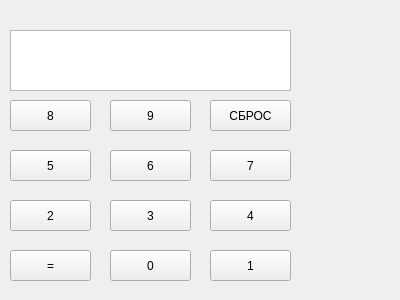
<?xml version="1.0" encoding="UTF-8"?>
<ui version="4.0">
 <class>Form</class>
 <widget class="QWidget" name="Form">
  <property name="geometry">
   <rect>
    <x>0</x>
    <y>0</y>
    <width>400</width>
    <height>300</height>
   </rect>
  </property>
  <property name="windowTitle">
   <string>Form</string>
  </property>
  <widget class="QPushButton" name="pushButton_3">
   <property name="geometry">
    <rect>
     <x>210</x>
     <y>100</y>
     <width>81</width>
     <height>31</height>
    </rect>
   </property>
   <property name="styleSheet">
    <string notr="true">
font: 12pt &quot;MS Shell Dlg 2&quot;;
</string>
   </property>
   <property name="text">
    <string>СБРОС</string>
   </property>
  </widget>
  <widget class="QPushButton" name="pushButton_4">
   <property name="geometry">
    <rect>
     <x>110</x>
     <y>250</y>
     <width>81</width>
     <height>31</height>
    </rect>
   </property>
   <property name="styleSheet">
    <string notr="true">
font: 12pt &quot;MS Shell Dlg 2&quot;;
</string>
   </property>
   <property name="text">
    <string>0</string>
   </property>
  </widget>
  <widget class="QPushButton" name="pushButton_5">
   <property name="geometry">
    <rect>
     <x>210</x>
     <y>250</y>
     <width>81</width>
     <height>31</height>
    </rect>
   </property>
   <property name="styleSheet">
    <string notr="true">
font: 12pt &quot;MS Shell Dlg 2&quot;;
</string>
   </property>
   <property name="text">
    <string>1</string>
   </property>
  </widget>
  <widget class="QPushButton" name="pushButton_6">
   <property name="geometry">
    <rect>
     <x>10</x>
     <y>200</y>
     <width>81</width>
     <height>31</height>
    </rect>
   </property>
   <property name="styleSheet">
    <string notr="true">
font: 12pt &quot;MS Shell Dlg 2&quot;;
</string>
   </property>
   <property name="text">
    <string>2</string>
   </property>
  </widget>
  <widget class="QPushButton" name="pushButton_7">
   <property name="geometry">
    <rect>
     <x>110</x>
     <y>200</y>
     <width>81</width>
     <height>31</height>
    </rect>
   </property>
   <property name="styleSheet">
    <string notr="true">
font: 12pt &quot;MS Shell Dlg 2&quot;;
</string>
   </property>
   <property name="text">
    <string>3</string>
   </property>
  </widget>
  <widget class="QPushButton" name="pushButton_8">
   <property name="geometry">
    <rect>
     <x>210</x>
     <y>200</y>
     <width>81</width>
     <height>31</height>
    </rect>
   </property>
   <property name="styleSheet">
    <string notr="true">
font: 12pt &quot;MS Shell Dlg 2&quot;;
</string>
   </property>
   <property name="text">
    <string>4</string>
   </property>
  </widget>
  <widget class="QPushButton" name="pushButton_9">
   <property name="geometry">
    <rect>
     <x>10</x>
     <y>150</y>
     <width>81</width>
     <height>31</height>
    </rect>
   </property>
   <property name="styleSheet">
    <string notr="true">
font: 12pt &quot;MS Shell Dlg 2&quot;;
</string>
   </property>
   <property name="text">
    <string>5</string>
   </property>
  </widget>
  <widget class="QPushButton" name="pushButton_10">
   <property name="geometry">
    <rect>
     <x>110</x>
     <y>150</y>
     <width>81</width>
     <height>31</height>
    </rect>
   </property>
   <property name="styleSheet">
    <string notr="true">
font: 12pt &quot;MS Shell Dlg 2&quot;;
</string>
   </property>
   <property name="text">
    <string>6</string>
   </property>
  </widget>
  <widget class="QPushButton" name="pushButton_11">
   <property name="geometry">
    <rect>
     <x>210</x>
     <y>150</y>
     <width>81</width>
     <height>31</height>
    </rect>
   </property>
   <property name="styleSheet">
    <string notr="true">
font: 12pt &quot;MS Shell Dlg 2&quot;;
</string>
   </property>
   <property name="text">
    <string>7</string>
   </property>
  </widget>
  <widget class="QPushButton" name="pushButton_12">
   <property name="geometry">
    <rect>
     <x>10</x>
     <y>100</y>
     <width>81</width>
     <height>31</height>
    </rect>
   </property>
   <property name="styleSheet">
    <string notr="true">
font: 12pt &quot;MS Shell Dlg 2&quot;;
</string>
   </property>
   <property name="text">
    <string>8</string>
   </property>
  </widget>
  <widget class="QPushButton" name="pushButton_13">
   <property name="geometry">
    <rect>
     <x>110</x>
     <y>100</y>
     <width>81</width>
     <height>31</height>
    </rect>
   </property>
   <property name="styleSheet">
    <string notr="true">
font: 12pt &quot;MS Shell Dlg 2&quot;;
</string>
   </property>
   <property name="text">
    <string>9</string>
   </property>
  </widget>
  <widget class="QPushButton" name="pushButton_14">
   <property name="geometry">
    <rect>
     <x>10</x>
     <y>250</y>
     <width>81</width>
     <height>31</height>
    </rect>
   </property>
   <property name="styleSheet">
    <string notr="true">
font: 12pt &quot;MS Shell Dlg 2&quot;;
</string>
   </property>
   <property name="text">
    <string>=</string>
   </property>
  </widget>
  <widget class="QTextBrowser" name="textBrowser">
   <property name="geometry">
    <rect>
     <x>10</x>
     <y>30</y>
     <width>281</width>
     <height>61</height>
    </rect>
   </property>
  </widget>
 </widget>
 <resources/>
 <connections/>
</ui>
